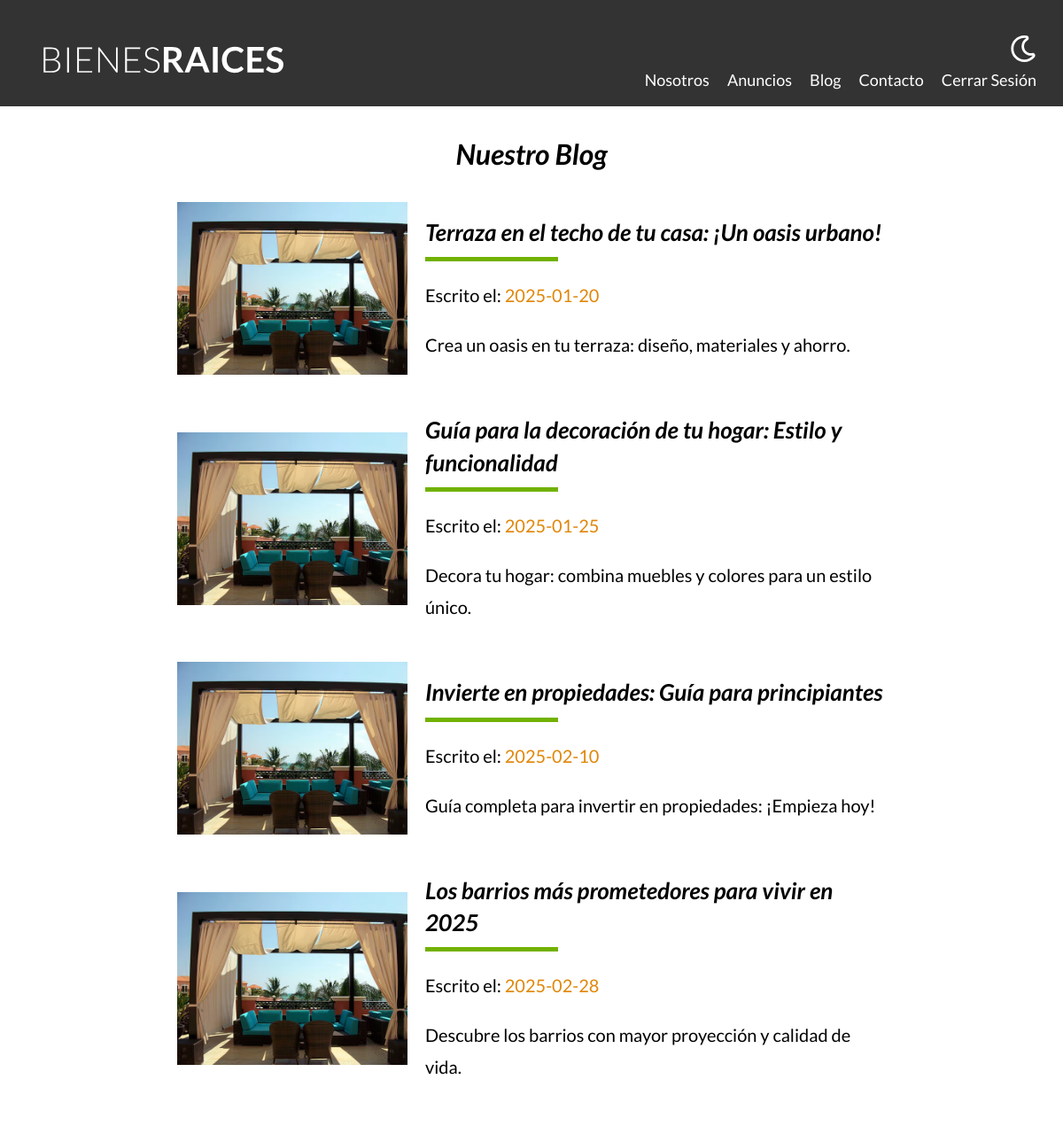
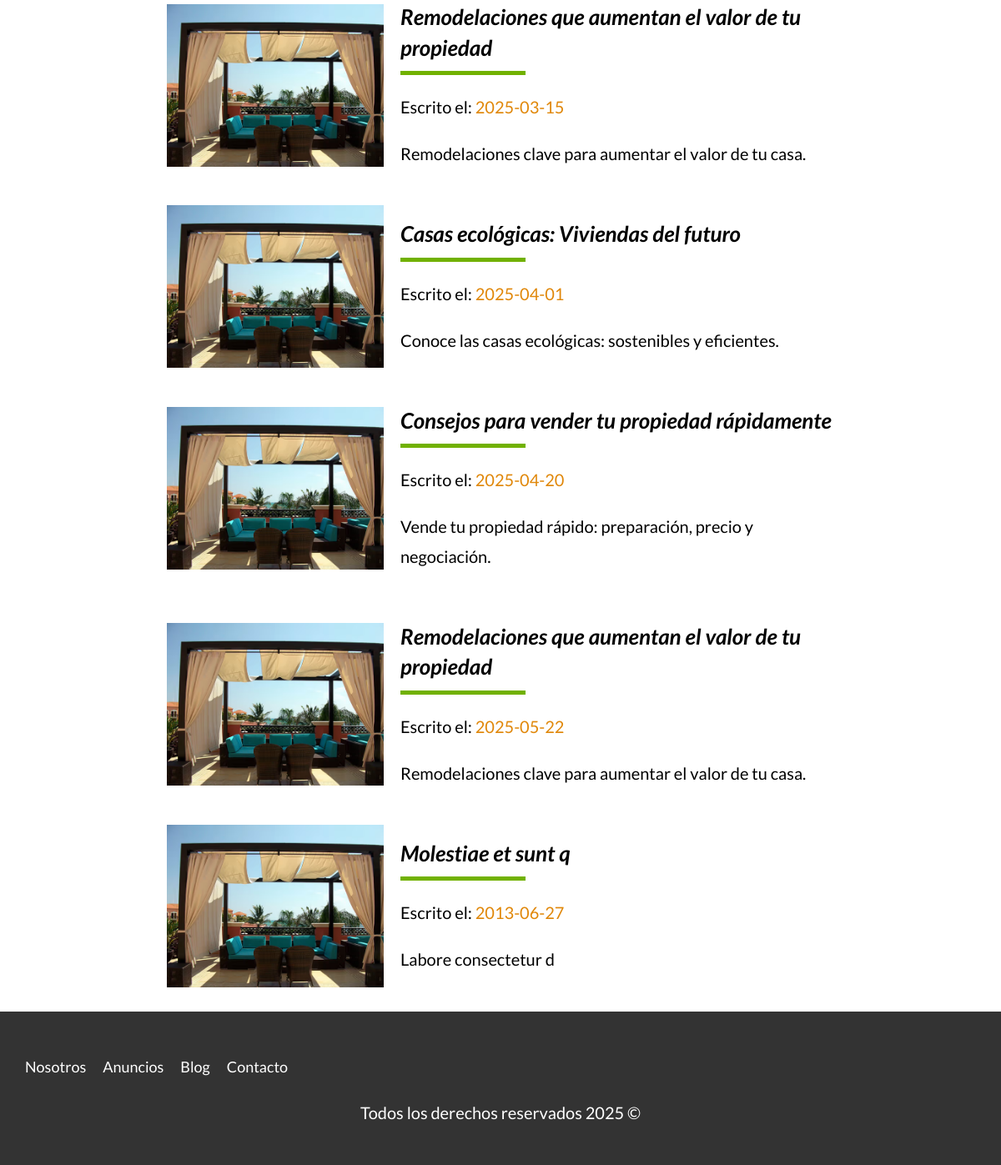
The page /blog (signed in) on the database its author committed (2 pictures, top to bottom).
### tables this page shows
CREATE TABLE `entradasblog` (
  `id` int NOT NULL AUTO_INCREMENT,
  `titulo` varchar(100) DEFAULT NULL,
  `fecha` date DEFAULT NULL,
  `escritorID` int DEFAULT NULL,
  `contenido` longtext,
  `descripcion` varchar(100) DEFAULT NULL,
  PRIMARY KEY (`id`),
  KEY `entradasblog_escritores_FK` (`escritorID`),
  CONSTRAINT `entradasblog_escritores_FK` FOREIGN KEY (`escritorID`) REFERENCES `escritores` (`id`)
);

### controllers/PaginasController.php (called while the page is built, shortened)
<?php
class PaginasController {
    public static function blog(Router $router) {
        $entradasBlog = EntradaBlog::all();
        $router->render('paginas/blog', [
            'entradasBlog' => $entradasBlog
        ]);
    }
}
?>

### public/index.php (called while the page is built, shortened)
<?php
$router = new Router();
$router->get('/admin', [PropiedadController::class, 'index']);
$router->get('/propiedades/create', [PropiedadController::class, 'create']);
$router->post('/propiedades/create', [PropiedadController::class, 'create']);
$router->get('/propiedades/update', [PropiedadController::class, 'update']);
$router->post('/propiedades/update', [PropiedadController::class, 'update']);
$router->post('/propiedades/delete', [PropiedadController::class, 'delete']);
$router->get('/vendedores/create', [VendedorController::class, 'create']);
$router->post('/vendedores/create', [VendedorController::class, 'create']);
$router->get('/vendedores/update', [VendedorController::class, 'update']);
$router->post('/vendedores/update', [VendedorController::class, 'update']);
$router->post('/vendedores/delete', [VendedorController::class, 'delete']);
$router->get('/blog/create', [BlogController::class, 'create']);
$router->post('/blog/create', [BlogController::class, 'create']);
$router->get('/blog/update', [BlogController::class, 'update']);
$router->post('/blog/update', [BlogController::class, 'update']);
$router->post('/blog/delete', [BlogController::class, 'delete']);
$router->get('/escritores/create', [EscritorController::class, 'create']);
$router->post('/escritores/create', [EscritorController::class, 'create']);
$router->get('/escritores/update', [EscritorController::class, 'update']);
$router->post('/escritores/update', [EscritorController::class, 'update']);
$router->post('/escritores/delete', [EscritorController::class, 'delete']);
$router->get('/', [PaginasController::class, 'index']);
$router->get('/nosotros', [PaginasController::class, 'nosotros']);
$router->get('/propiedades', [PaginasController::class, 'propiedades']);
$router->get('/propiedad', [PaginasController::class, 'propiedad']);
$router->get('/blog', [PaginasController::class, 'blog']);
$router->get('/entrada', [PaginasController::class, 'entrada']);
$router->get('/contacto', [PaginasController::class, 'contacto']);
$router->post('/contacto', [PaginasController::class, 'contacto']);
$router->get('/login', [LoginController::class, 'login']);
$router->post('/login', [LoginController::class, 'login']);
$router->get('/logout', [LoginController::class, 'logout']);
$router->comprobarRutas();

### models/ActiveRecord.php (called while the page is built, shortened)
<?php
class ActiveRecord {
    protected static $db;
    protected static $tabla = '';
    public static function setDB($database) {
        self::$db = $database;
    }
    public static function all() {
        $query = "SELECT * FROM " . static::$tabla;
        $resultado = self::consultarSQL($query);
        return $resultado;
    }
    public static function consultarSQL($query) {
        $resultado = self::$db->query($query);
        $array = [];
        while ($registro = $resultado->fetch_assoc()) {
            $array[] = static::crearObjeto($registro);
        }
        return $array;
    }
    protected static function crearObjeto($registro) {
        $objeto = new static;
        foreach ($registro as $key => $value) {
            if (property_exists($objeto, $key)) {
                $objeto->$key = $value;
            }
        }
        return $objeto;
    }
}

### views/paginas/blog.php (the view)
<main class="contenedor seccion contenido-centrado">
    <h1>Nuestro Blog</h1>
    <?php foreach ($entradasBlog as $entrada): ?>
            <article class="entrada-blog">
            <div class="imagen">
                <picture>
                    <source srcset="/build/img/blog1.avif" type="image/avif">
                    <source srcset="/build/img/blog1.webp" type="image/webp">
                    <img loading="lazy" src="/build/img/blog1.jpg" alt="imagen blog">
                </picture>
            </div>
            <div class="texto-entrada">
                <a href="/entrada?id=<?php echo $entrada->id; ?>">
                    <h4><?php echo $entrada->titulo; ?></h4>
                    <p class="informacion-meta">Escrito el: <span><?php echo $entrada->fecha; ?></span> </p>
                    <p><?php echo $entrada->descripcion; ?></p>
                </a>
            </div>
        </article>
        <?php endforeach; ?>
</main>

### public/build/css/app.css (style rules this page uses)
html { font-size:62.5%;box-sizing:border-box }
*,*:before,*:after { box-sizing:inherit }
body { font-family:"Lato",sans-serif;font-size:1.6rem;line-height:1.8 }
p { color:#000;font-size:2rem }
.contenedor { width:95%;max-width:120rem;margin:0 auto }
a { text-decoration:none }
img,picture { width:100%;display:block }
h1,h2,h3 { font-family:"Lato",sans-serif;margin:2.5rem 0;font-weight:700;font-style:italic;text-align:center }
h1 { font-size:3.8rem }
h4 { font-size:2.6rem;font-style:italic }
html { line-height:1.15;-webkit-text-size-adjust:100% }
body { margin:0 }
main { display:block }
h1 { font-size:2em;margin:.67em 0 }
a { background-color:rgba(0,0,0,0) }
img { border-style:none }
.seccion { margin-top:2.5rem;margin-bottom:2.5rem }
.contenido-centrado { max-width:80rem }
.entrada-blog { margin-bottom:2rem }
@media (min-width: 768px) { .entrada-blog { align-items:center;display:grid;column-gap:2rem;grid-template-columns:1fr 2fr } }
.entrada-blog:last-of-type { margin-bottom:0 }
.texto-entrada { margin-top:2rem }
.texto-entrada a { color:#000 }
.texto-entrada h4 { margin:0;margin-top:2rem;line-height:1.4 }
@media (min-width: 768px) { .texto-entrada h4 { margin-top:0 } }
.texto-entrada h4::after { content:"";display:block;width:15rem;height:.5rem;background-color:#71b100;margin-top:1rem }
.informacion-meta span { color:#e08709 }

### rows shown on the page
entradasblog: titulo "Terraza en el techo de tu casa: ¡Un oasis urbano!", fecha "2025-01-20", descripcion "Crea un oasis en tu terraza: diseño, materiales y ahorro."
entradasblog: titulo "Guía para la decoración de tu hogar: Estilo y funcionalidad", fecha "2025-01-25", descripcion "Decora tu hogar: combina muebles y colores para un estilo único."
entradasblog: titulo "Invierte en propiedades: Guía para principiantes", fecha "2025-02-10", descripcion "Guía completa para invertir en propiedades: ¡Empieza hoy!"
entradasblog: titulo "Los barrios más prometedores para vivir en 2025", fecha "2025-02-28", descripcion "Descubre los barrios con mayor proyección y calidad de vida."
entradasblog: titulo "Remodelaciones que aumentan el valor de tu propiedad", fecha "2025-03-15", descripcion "Remodelaciones clave para aumentar el valor de tu casa."
entradasblog: titulo "Casas ecológicas: Viviendas del futuro", fecha "2025-04-01", descripcion "Conoce las casas ecológicas: sostenibles y eficientes."
entradasblog: titulo "Consejos para vender tu propiedad rápidamente", fecha "2025-04-20", descripcion "Vende tu propiedad rápido: preparación, precio y negociación."
entradasblog: titulo "Remodelaciones que aumentan el valor de tu propiedad", fecha "2025-05-22", descripcion "Remodelaciones clave para aumentar el valor de tu casa."
entradasblog: titulo "Molestiae et sunt q", fecha "2013-06-27", descripcion "Labore consectetur d"
